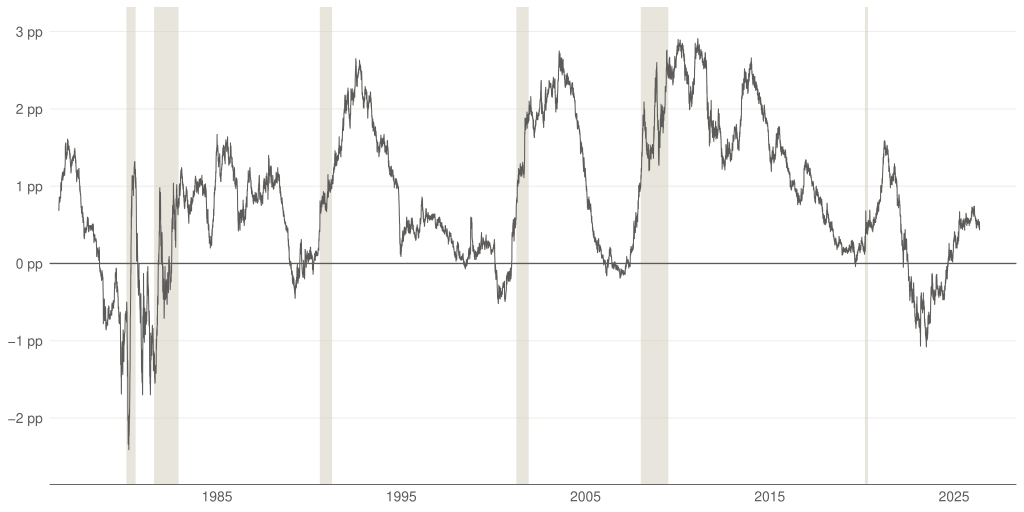

Write R code to recreate this figure.
# Task 13 v3 — spread + NBER recession bands.
#
# v3 vs v2: adds the second half of the story. The spread alone shows
# inversions; the recession-band overlay shows what came next. Once both
# layers are on the chart, the reader can see for themselves that every
# recession was preceded by a dip below zero.
#
# Recession bands are pale quartz fills in the background; the spread line
# sits on top in alloy. No annotations yet — the visual coincidence does
# the work.
#
# Data sources:
#   FRED T10Y2Y — 10Y-2Y Treasury spread (daily).
#   FRED USREC  — NBER recession indicator (monthly, 0 = expansion, 1 = recession).

setwd("/Users/alexanderweber/Documents/hsg/6_semester/data_visualization_with_ai")

suppressPackageStartupMessages({
  library(dplyr)
  library(readr)
  library(ggplot2)
})

source("design_system.R")
chart_family <- ""

spread <- read_csv("data/task_13/T10Y2Y.csv", show_col_types = FALSE) %>%
  rename(spread = value)

usrec <- read_csv("data/task_13/USREC.csv", show_col_types = FALSE) %>%
  arrange(date) %>%
  mutate(prev = lag(value, default = 0))

rec_starts <- usrec %>% filter(value == 1, prev == 0) %>% pull(date)
rec_ends   <- usrec %>% filter(value == 0, prev == 1) %>% pull(date)
recessions <- tibble(start = rec_starts, end = rec_ends)

p <- ggplot() +
  geom_rect(data = recessions,
            aes(xmin = start, xmax = end, ymin = -Inf, ymax = Inf),
            fill = pg_palette$quartz, alpha = 0.55) +
  geom_hline(yintercept = 0, color = pg_palette$alloy, linewidth = 0.45) +
  geom_line(data = spread, aes(x = date, y = spread),
            color = pg_palette$alloy, linewidth = 0.35) +
  scale_x_date(date_breaks = "10 years", date_labels = "%Y",
               expand = expansion(mult = c(0.01, 0.04))) +
  scale_y_continuous(breaks = seq(-3, 3, 1),
                     labels = function(x) paste0(x, " pp"),
                     limits = c(-2.8, 3.2),
                     expand = expansion(mult = c(0.01, 0.02))) +
  labs(x = NULL, y = NULL) +
  theme_pg(base_family = chart_family) +
  theme(
    panel.grid.major.y = element_line(color = pg_palette$light_quartz,
                                      linewidth = 0.3),
    panel.grid.minor   = element_blank()
  )

out_pdf <- "iterations/task_13/v3/yield_curve_v3.pdf"
ggsave(out_pdf, p, width = 26, height = 13, units = "cm", device = "pdf")
cat("Saved:", out_pdf, "\n")
